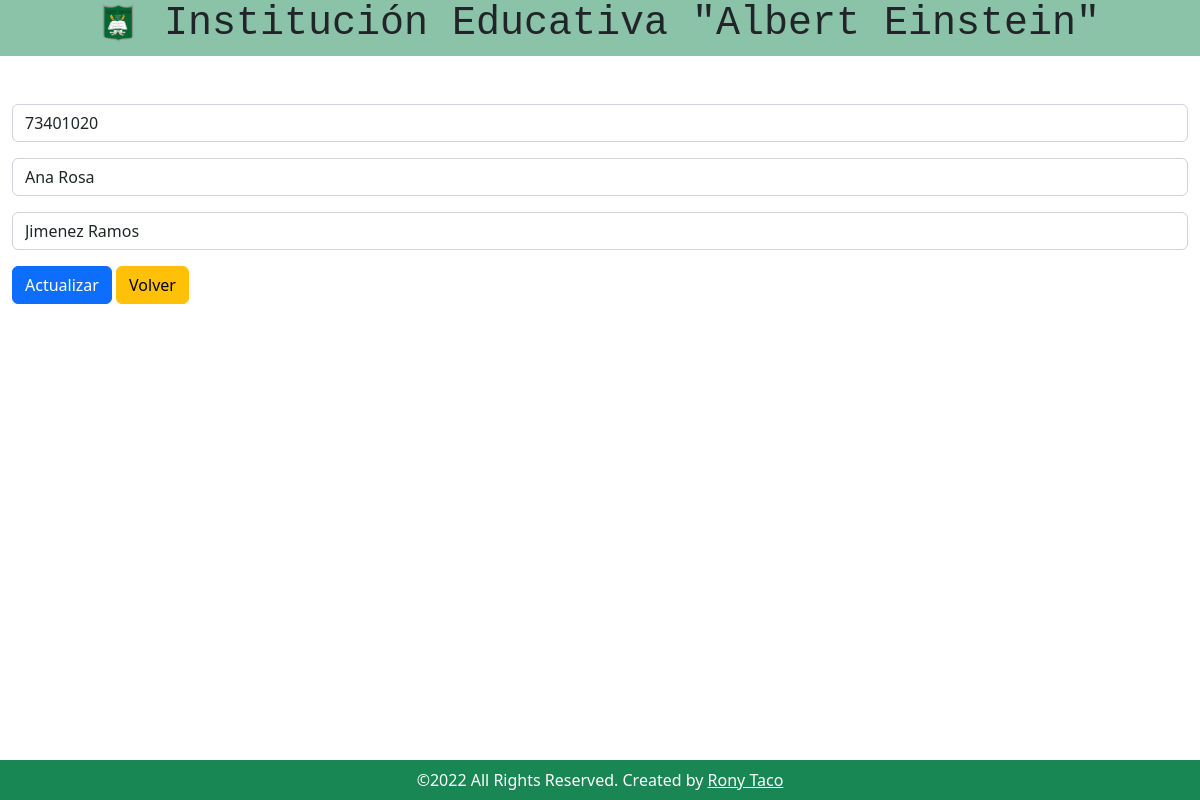
/editar.php?id=101, run on the app's committed database.
### tables this page shows
CREATE TABLE `colegio` (
  `id` int(11) NOT NULL,
  `dni` int(9) NOT NULL,
  `nombres` varchar(50) NOT NULL,
  `apellidos` varchar(50) NOT NULL
);

### editar.php (the view, shortened to what this page needs)
<?php
include_once "template/encabezado.php";
$mysqli = include_once "config/conexion.php";
$id = $_GET["id"];
$sentencia = $mysqli->prepare("SELECT id, dni, nombres, apellidos FROM colegio WHERE id = ?");
$sentencia->bind_param("i", $id);
$sentencia->execute();
$resultado = $sentencia->get_result();
$alumno = $resultado->fetch_assoc();
?>
<div class="row">
    <div class="col-12 text-center bg-success bg-opacity-50">
        <h1 class="text-dark font-monospace">
            <img src="./img/logoColegio.png" width="40" height="40">
            Institución Educativa "Albert Einstein"
        </h1>
    </div>
    <div class="container mt-5">
        <form action="actualizar.php" method="POST">
            <input type="text" class="form-control mb-3" name="dni" placeholder="Dni" value="<?php echo $alumno['dni'] ?>">
            <input type="text" class="form-control mb-3" name="nombres" placeholder="Nombres" value="<?php echo $alumno['nombres'] ?>">
            <input type="text" class="form-control mb-3" name="apellidos" placeholder="Apellidos" value="<?php echo $alumno['apellidos'] ?>">
            <input type="submit" class="btn btn-primary btn-block" value="Actualizar">
            <a class="btn btn-warning" href="index.php">Volver</a>
        </form>
    </div>
    <?php include_once "template/pie.php"; ?>

### data on the page
colegio: dni "73401020", nombres "Ana Rosa", apellidos "Jimenez Ramos"
